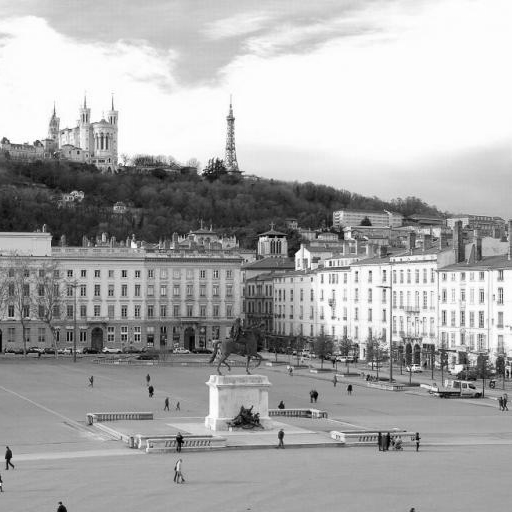
%> input picture images/ndg-bellecour.png, 512 x 512 px
$ octave part4.m   (GNU Octave 9; MATLAB toolbox functions it lacks are replaced by stand-ins)
%> lines starting %> are read from the running program, lines starting %| are printed output that depends on the picture
 % read the image (it should be with sides equalto a power of 2)
[im, map] = imread('images/ndg-bellecour.png');
%> im is the input picture: size 512x512 uint8; min 0, max 254, mean 171.4
%> map = 256 rows, first 12: [0 0 0; 0.00392 0.00392 0.00392; 0.00784 0.00784 0.00784; 0.0118 0.0118 0.0118; 0.0157 0.0157 0.0157; 0.0196 0.0196 0.0196; 0.0235 0.0235 0.0235; 0.0275 0.0275 0.0275; 0.0314 0.0314 0.0314; 0.0353 0.0353 0.0353; 0.0392 0.0392 0.0392; 0.0431 0.0431 0.0431]
im = double(im);
%> im: size 512x512 double

% apply the fourier transform
IM = fftshift(fft2(im));

% for better filter representation (it has complex values)
logIM = log(abs(IM)+1);
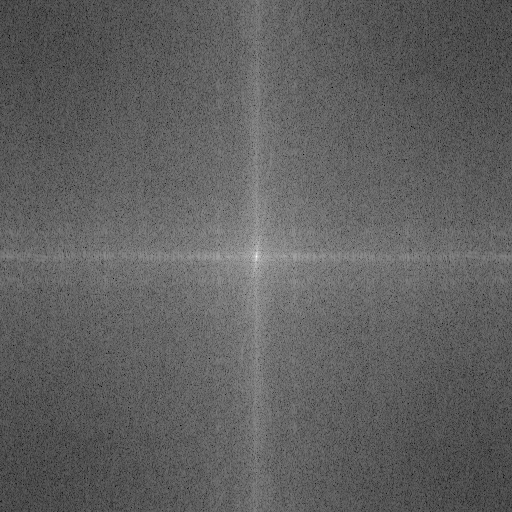
%> logIM: size 512x512 double; min 2.55, max 17.62, mean 8.25; drawn with min black and max white
maxi = max(max(logIM));
%> maxi = 17.62
mini = min(min(logIM));
%> mini = 2.55
logIM_n = (logIM-mini)/(maxi-mini)*255;

% get the filtered spectre
K = 0.0001;
l = size(im, 1);
%> l = 512
h = size(im, 2);
%> h = 512
IM_modified = zeros(size(im));

for x = 1:l
    for y = 1:h
        filter_value = H(K, x - l/2 - 1, y - h/2 - 1);
        IM_modified(x, y) = IM(x, y) * filter_value;
    end
end

% get the filtered image
im_modified = real(ifft2(fftshift(IM_modified)));
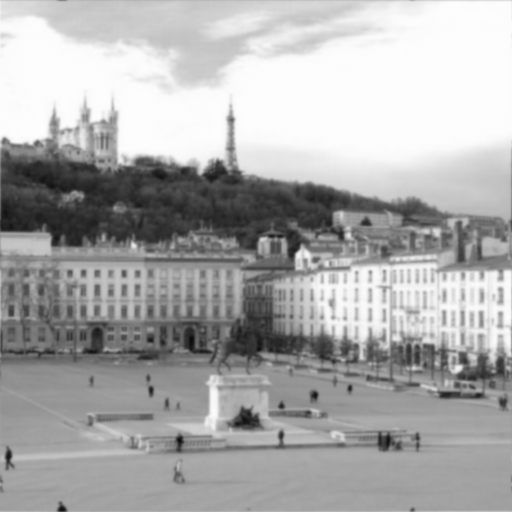
%> im_modified: size 512x512 double; min 10.17, max 253.9, mean 171.4

% display the initial image
figure;
subplot(1, 3, 1);
gris = ([0:255]/255)' * [1 1 1];
image(im);
title('Image');
colormap(gris);
axis off;
axis square;
% filtered spectra
subplot(1, 3, 2);
image(logIM_n);
title('Filtre');
colormap(gris);
axis off;
axis square;
% and the filtered image
subplot(1, 3, 3);
image(im_modified);
title('Image traitee', K);
colormap(gris);
axis off;
axis square;

function val = H(K, u, v)
    val = exp(-K * (u*u + v*v));
end

$ run again, with images/Lyon.png copied over images/ndg-bellecour.png
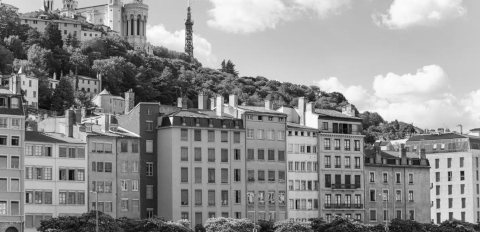
%> input picture images/Lyon.png, 480 x 232 px
%> im is the input picture: size 232x480 uint8; min 6, max 252, mean 142.9
%> map = 256 rows, first 12: [0 0 0; 0.00392 0.00392 0.00392; 0.00784 0.00784 0.00784; 0.0118 0.0118 0.0118; 0.0157 0.0157 0.0157; 0.0196 0.0196 0.0196; 0.0235 0.0235 0.0235; 0.0275 0.0275 0.0275; 0.0314 0.0314 0.0314; 0.0353 0.0353 0.0353; 0.0392 0.0392 0.0392; 0.0431 0.0431 0.0431]
%> im: size 232x480 double
%> `logIM = log(abs(IM)+1);`:
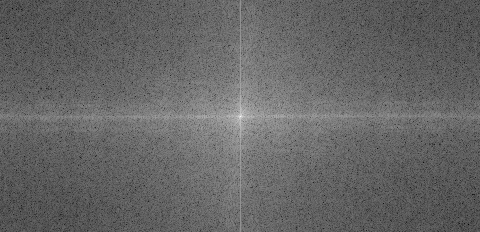
%> logIM: size 232x480 double; min 2.37, max 16.58, mean 8.04; drawn with min black and max white
%> maxi = 16.58
%> mini = 2.37
%> `im_modified = real(ifft2(fftshift(IM_modified)));`:
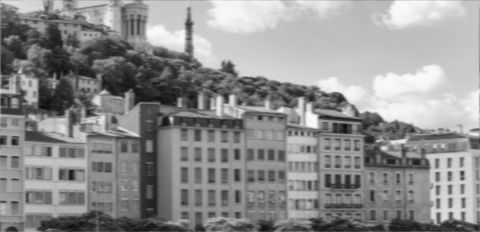
%> im_modified: size 232x480 double; min 13.02, max 251.3, mean 142.9

$ run again, with images/texte_flou.png copied over images/ndg-bellecour.png
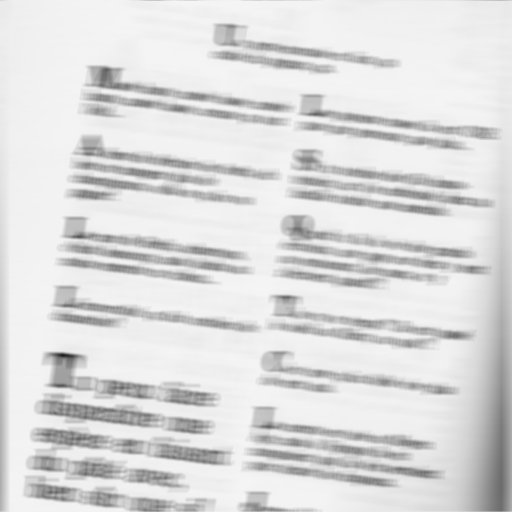
%> input picture images/texte_flou.png, 512 x 512 px
%> im is the input picture: size 512x512 uint8; min 29, max 245, mean 219.4
%> map = 256 rows, first 12: [0 0 0; 0.00392 0.00392 0.00392; 0.00784 0.00784 0.00784; 0.0118 0.0118 0.0118; 0.0157 0.0157 0.0157; 0.0196 0.0196 0.0196; 0.0235 0.0235 0.0235; 0.0275 0.0275 0.0275; 0.0314 0.0314 0.0314; 0.0353 0.0353 0.0353; 0.0392 0.0392 0.0392; 0.0431 0.0431 0.0431]
%> im: size 512x512 double
%> `logIM = log(abs(IM)+1);`:
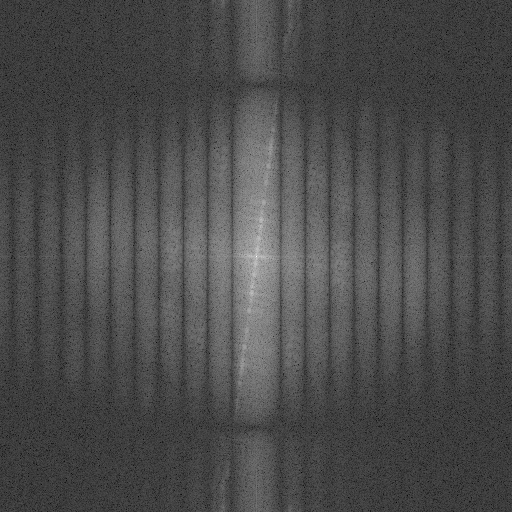
%> logIM: size 512x512 double; min 0.506, max 17.87, mean 5.66; drawn with min black and max white
%> maxi = 17.87
%> mini = 0.506

$ run again, with images/texte_ref.png copied over images/ndg-bellecour.png
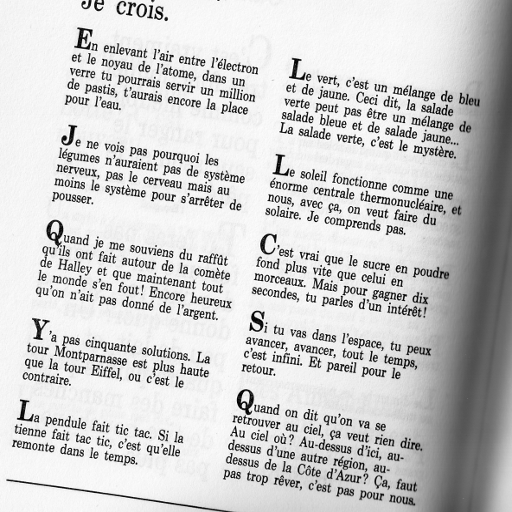
%> input picture images/texte_ref.png, 512 x 512 px
%> im is the input picture: size 512x512 uint8; min 0, max 255, mean 203.4
%> map = 256 rows, first 12: [0 0 0; 0.00392 0.00392 0.00392; 0.00784 0.00784 0.00784; 0.0118 0.0118 0.0118; 0.0157 0.0157 0.0157; 0.0196 0.0196 0.0196; 0.0235 0.0235 0.0235; 0.0275 0.0275 0.0275; 0.0314 0.0314 0.0314; 0.0353 0.0353 0.0353; 0.0392 0.0392 0.0392; 0.0431 0.0431 0.0431]
%> im: size 512x512 double
%> `logIM = log(abs(IM)+1);`:
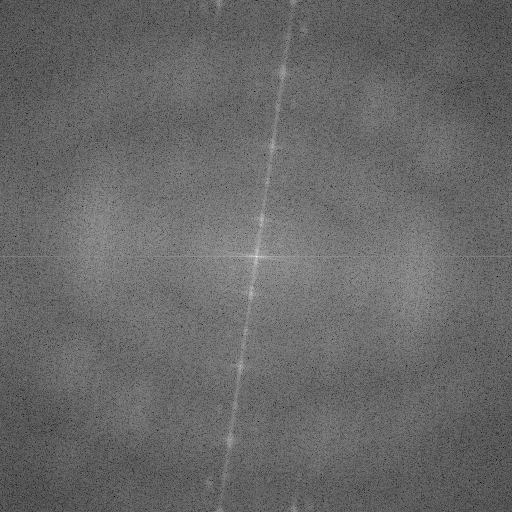
%> logIM: size 512x512 double; min 3.21, max 17.79, mean 9.2; drawn with min black and max white
%> maxi = 17.79
%> mini = 3.21
%> `im_modified = real(ifft2(fftshift(IM_modified)));`:
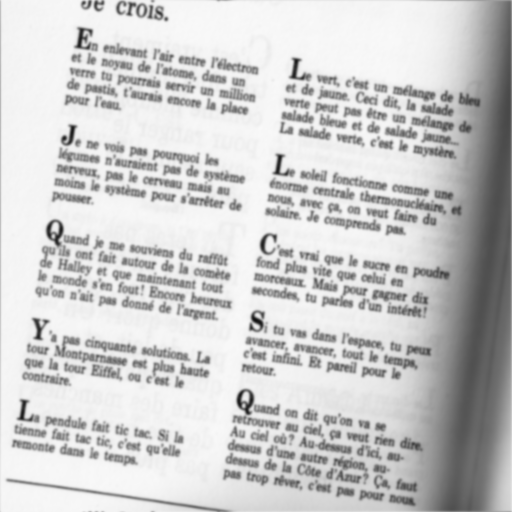
%> im_modified: size 512x512 double; min 17.28, max 249.5, mean 203.4
